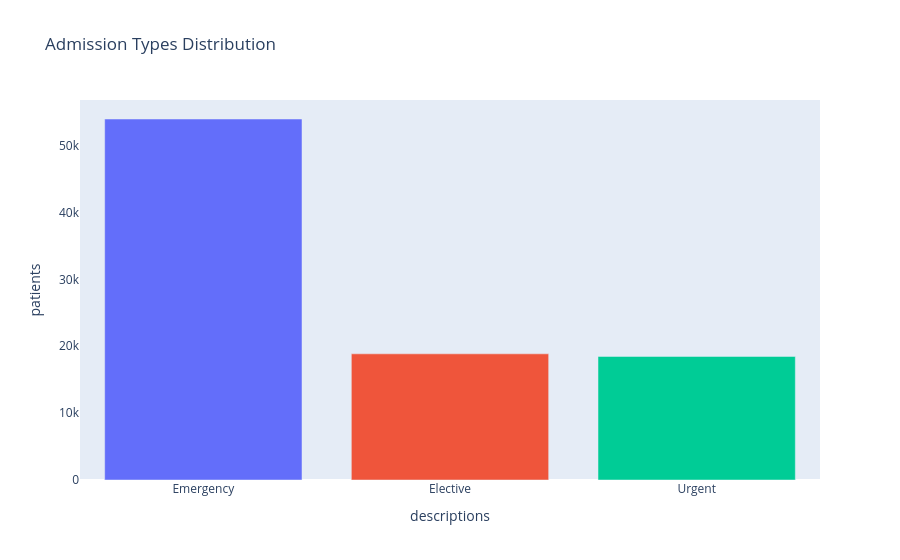

This figure's notebook cell:
### Code cell
# top 3
df_3 = patient_admission_type.head(3)
fig = px.bar(df_3, x = 'admission_type_description'
             ,y='patient_nbr', title='Admission Types Distribution'
             , color='admission_type_description'
             , labels={'patient_nbr': 'patients', 'admission_type_description': 'descriptions'})
fig.update_layout(showlegend=False)
fig.update_xaxes(showgrid=False)
fig.update_yaxes(showgrid=False)
fig.show()

### Figure 1 — Plotly figure (JSON) as saved in the notebook; plotly's stock layout.template omitted (floating-point values rounded to 4 significant figures)
{"data": [{"hovertemplate": "descriptions=%{x}<br>patients=%{y}<extra></extra>", "legendgroup": "Emergency", "marker": {"color": "#636efa", "pattern": {"shape": ""}}, "name": "Emergency", "orientation": "v", "showlegend": true, "textposition": "auto", "type": "bar", "x": ["Emergency"], "xaxis": "x", "y": [53990], "yaxis": "y"}, {"hovertemplate": "descriptions=%{x}<br>patients=%{y}<extra></extra>", "legendgroup": "Elective", "marker": {"color": "#EF553B", "pattern": {"shape": ""}}, "name": "Elective", "orientation": "v", "showlegend": true, "textposition": "auto", "type": "bar", "x": ["Elective"], "xaxis": "x", "y": [18869], "yaxis": "y"}, {"hovertemplate": "descriptions=%{x}<br>patients=%{y}<extra></extra>", "legendgroup": "Urgent", "marker": {"color": "#00cc96", "pattern": {"shape": ""}}, "name": "Urgent", "orientation": "v", "showlegend": true, "textposition": "auto", "type": "bar", "x": ["Urgent"], "xaxis": "x", "y": [18480], "yaxis": "y"}], "layout": {"barmode": "relative", "legend": {"title": {"text": "descriptions"}, "tracegroupgap": 0}, "showlegend": false, "title": {"text": "Admission Types Distribution"}, "xaxis": {"anchor": "y", "categoryarray": ["Emergency", "Elective", "Urgent"], "categoryorder": "array", "domain": [0, 1], "showgrid": false, "title": {"text": "descriptions"}}, "yaxis": {"anchor": "x", "domain": [0, 1], "showgrid": false, "title": {"text": "patients"}}}}
